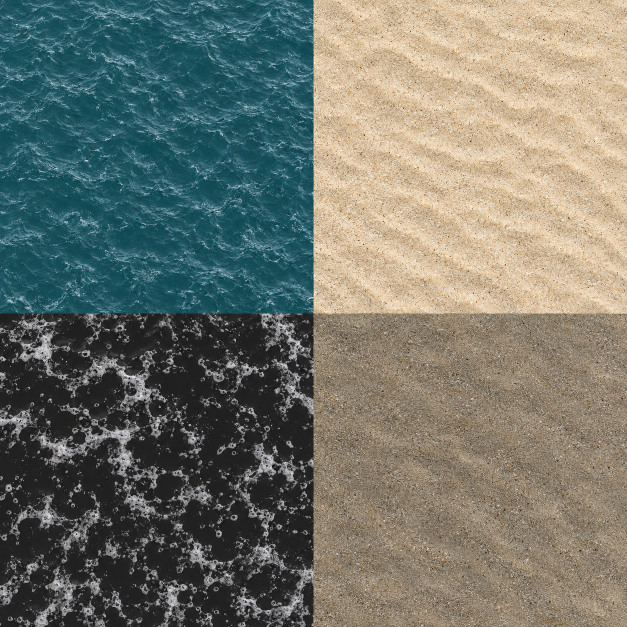
#> input picture assets/source/gpt_image/coastal_atlas.png, 1254 x 1254 px (shown at 1/2 size)
$ python build_coastal_assets.py
#> lines starting #> are read from the running program, lines starting #| are printed output that depends on the picture
### tools/build_assets.py
#!/usr/bin/env python3
"""Builds all runtime assets (GTEX textures, sprite index, font atlases, icon atlas) from sources.

  assets/source/higgsfield/*.png   AI generated sheets (GPT Image 2.5 via Higgsfield)
  tools/work/sprites/*             output of the spritebake tool (procedural 3D -> multi-direction sprites)
Outputs:
  assets/data/*.gtex               ASTC 6x6 compressed textures (packaged in the APK)
  assets/generated_rgba/data/*.gtex  raw RGBA fallbacks for desktop/headless testing (git-ignored)
"""
import argparse, os, sys, math, re, shutil
import numpy as np
from PIL import Image, ImageDraw, ImageFont, ImageFilter

sys.path.insert(0, os.path.dirname(__file__))
import gtex

ROOT = os.path.abspath(os.path.join(os.path.dirname(__file__), ".."))
SRC = os.path.join(ROOT, "assets/source/higgsfield")
OUT = os.path.join(ROOT, "assets/data")
OUT_RGBA = os.path.join(ROOT, "assets/generated_rgba/data")
SPR = os.path.join(ROOT, "tools/work/sprites")
os.makedirs(OUT, exist_ok=True)
os.makedirs(OUT_RGBA, exist_ok=True)

MAT_SIZE = 1024


# [5 lines left out: function load, not called in this run]


def cell(img, cols, rows, c, r, inset=10):
    w, h = img.size
    cw, ch = w / cols, h / rows
    return img.crop((int(c * cw + inset), int(r * ch + inset), int((c + 1) * cw - inset), int((r + 1) * ch - inset)))


def to_arr(img, size=MAT_SIZE):
    img = img.resize((size, size), Image.LANCZOS)
    a = np.asarray(img.convert("RGBA")).copy()
    a[..., 3] = 255
    return a


def seamless_blend(img):
    """Cross-fade the image with a half-shifted copy so opposite edges match (good for noise-like textures)."""
    a = np.asarray(img.convert("RGB")).astype(np.float32)
    h, w = a.shape[:2]
    shifted = np.roll(np.roll(a, h // 2, axis=0), w // 2, axis=1)
    y = np.abs(np.linspace(-1, 1, h))[:, None]
    x = np.abs(np.linspace(-1, 1, w))[None, :]
    # weight 1 at the centre of the original, 0 at the borders (where the shifted copy is continuous)
    wy = np.clip(1.0 - y, 0, 1) ** 0.9
    wx = np.clip(1.0 - x, 0, 1) ** 0.9
    m = (wy * wx)[..., None]
    m = np.clip(m * 1.35, 0, 1)
    out = a * m + shifted * (1 - m)
    return Image.fromarray(np.clip(out, 0, 255).astype(np.uint8))


# [5 lines left out: function seamless_mirror, not called in this run]


def fbm_tile(size, seed, octaves=5, persistence=0.55):
    rng = np.random.default_rng(seed)
    acc = np.zeros((size, size), np.float32)
    amp, total = 1.0, 0.0
    for o in range(octaves):
        n = 4 * 2 ** o
        base = rng.random((n, n)).astype(np.float32)
        img = Image.fromarray((np.tile(base, (3, 3)) * 255).astype(np.uint8)).resize((size * 3 * n // n, size * 3 * n // n), Image.BICUBIC)
        # take the central tile so the result is periodic
        arr = np.asarray(img).astype(np.float32) / 255.0
        s = arr.shape[0] // 3
        acc += amp * arr[s:2 * s, s:2 * s][:size, :size]
        total += amp
        amp *= persistence
    acc /= total
    return acc


# [42 lines left out: function proc_layer, not called in this run]


MATERIALS = [
    "asphalt", "asphalt_cracked", "sidewalk", "pedra_port", "grass", "dirt", "tile_floor", "garage_floor",
    "house_yellow", "house_blue", "house_brick", "house_modern", "apt_beige", "apt_green", "sobrado_pink", "apt_bands",
    "shop_posto", "shop_mercado", "shop_oficina", "roof_tile", "roof_fiber", "roof_laje", "roof_metal", "wall_paint",
    "concrete", "wall_dark", "white", "shelf", "wood", "metal", "sand", "water",
    "shop_padaria", "shop_ferragens", "shop_conveniencia", "foliage",
    "house_periferia_a", "house_periferia_b", "brick_raw", "apt_tower", "bark",
    "mud", "paver", "cobble", "dirt_road", "favela_wall", "tin", "rich_villa", "rich_tower",
]


# [62 lines left out: function material_layers, not called in this run]


# Per-layer surface response for the derived PBR maps: (normal strength, base roughness, roughness variation)
SURFACE = {
    "asphalt": (2.2, 0.82, 0.12), "asphalt_cracked": (2.8, 0.84, 0.12), "sidewalk": (2.4, 0.78, 0.12), "pedra_port": (3.2, 0.72, 0.16),
    "grass": (2.6, 0.95, 0.04), "dirt": (2.6, 0.92, 0.06), "tile_floor": (1.2, 0.32, 0.10), "garage_floor": (1.6, 0.62, 0.20),
    "roof_tile": (3.0, 0.70, 0.12), "roof_fiber": (2.4, 0.66, 0.10), "roof_laje": (2.0, 0.86, 0.08), "roof_metal": (2.0, 0.42, 0.18),
    "sand": (1.4, 0.92, 0.05), "water": (0.2, 0.08, 0.02), "foliage": (1.5, 0.75, 0.1), "bark": (2.8, 0.9, 0.08),
    "mud": (3.2, 0.55, 0.25), "paver": (2.8, 0.74, 0.14), "cobble": (3.4, 0.76, 0.14), "dirt_road": (2.4, 0.93, 0.05), "tin": (2.6, 0.5, 0.2),
    "wall_paint": (1.6, 0.86, 0.08), "concrete": (2.0, 0.88, 0.08), "wall_dark": (1.6, 0.84, 0.08), "white": (1.0, 0.62, 0.06),
    "shelf": (1.0, 0.55, 0.10), "wood": (1.8, 0.66, 0.12), "metal": (1.4, 0.38, 0.14),
}


# [19 lines left out: function _voronoi, not called in this run]


def micro_height(name, size, seed):
    """Authored micro relief (periodic) added on top of the height recovered from the albedo: aggregate, stucco grain,
    corrugation, wood grain, ripples... so each material has real surface structure at close range."""
    n1 = fbm_tile(size, seed, 4)
    n2 = fbm_tile(size, seed + 101, 3, 0.7)
    xx = np.arange(size, dtype=np.float32)[None, :] / size
    yy = np.arange(size, dtype=np.float32)[:, None] / size
    if name in ("asphalt", "asphalt_cracked", "garage_floor"):
        d, i = _voronoi(size, 56, seed)
        return (np.clip(1.0 - d * 1.7, 0, 1) ** 1.5 * (0.5 + i * 0.7)) * 0.9 + (n2 - 0.5) * 0.3
    if name in ("sidewalk", "pedra_port", "concrete", "roof_laje"):
        d, i = _voronoi(size, 90, seed)
        return (n1 - 0.5) * 0.5 + (np.clip(1.0 - d * 2.0, 0, 1) * 0.25 * i) + (n2 - 0.5) * 0.3
    if name in ("wall_paint", "wall_dark", "house_periferia_a", "house_periferia_b", "white"):
        return (n1 - 0.5) * 0.35 + (n2 - 0.5) * 0.35   # fine stucco grain
    if name in ("roof_tile",):
        return np.abs(np.sin(np.pi * xx * 10.0 + 0.4 * np.sin(yy * 6.2832 * 2))) ** 0.6 * 0.9 + (n2 - 0.5) * 0.2
    if name in ("roof_metal", "roof_fiber"):
        return (0.5 + 0.5 * np.sin(2 * np.pi * xx * 14.0)) * 0.9 + (n2 - 0.5) * 0.1
    if name == "metal":
        return np.sin(2 * np.pi * yy * 80.0 + n1 * 3.0) * 0.12 + (n2 - 0.5) * 0.1   # brushed
    if name in ("wood", "shelf"):
        return (0.5 + 0.5 * np.sin(2 * np.pi * (yy * 18.0 + n1 * 1.6))) * 0.5 + (n2 - 0.5) * 0.15
    if name == "sand":
        return (0.5 + 0.5 * np.sin(2 * np.pi * (yy * 9.0 + n1 * 0.8))) * 0.25 + (n2 - 0.5) * 0.35
    if name in ("grass",):
        g = fbm_tile(size, seed + 7, 5, 0.8)
        return (g - 0.5) * 0.9
    if name in ("bark",):
        return np.abs(np.sin(2 * np.pi * (xx * 14.0 + n1 * 1.5))) * 0.7
    if name in ("mud", "dirt_road"):
        d, i = _voronoi(size, 60, seed)
        return np.clip(1.0 - d * 1.4, 0, 1) * 0.5 + (n1 - 0.5) * 0.8
    if name == "tin":
        return (0.5 + 0.5 * np.sin(2 * np.pi * xx * 10.0)) * 0.9 + (n2 - 0.5) * 0.15
    if name in ("dirt",):
        d, i = _voronoi(size, 70, seed)
        return np.clip(1.0 - d * 1.5, 0, 1) * 0.5 + (n1 - 0.5) * 0.6
    if name in ("brick_raw", "house_brick"):
        return (n2 - 0.5) * 0.5
    return None


# metalness of the layers that are bare metal (the world shader reads the same table)
METAL_LAYERS = {"metal": 0.25, "roof_metal": 0.75, "tin": 0.6}


def derive_normal_rough(arr, name, size=512):
    """Height from luminance (high-passed so baked lighting does not become slopes) -> tangent-space normal,
    roughness from base + local detail, cavity from the height high-pass. Declared as derived, not scanned."""
    from scipy import ndimage
    strength, rbase, rvar = SURFACE.get(name, (1.4, 0.80, 0.10))   # facades / shop fronts default
    im = Image.fromarray(arr).convert("RGB").resize((size, size), Image.LANCZOS)
    f = np.asarray(im).astype(np.float32) / 255.0
    lum = f[..., 0] * 0.299 + f[..., 1] * 0.587 + f[..., 2] * 0.114
    low = ndimage.gaussian_filter(lum, 18, mode="wrap")
    h = ndimage.gaussian_filter(lum - low, 0.8, mode="wrap")
    mh = micro_height(name, size, 1000 + sum(ord(c) for c in name))
    if mh is not None:
        hs = float(np.std(h)) + 1e-4
        h = h + (mh - mh.mean()) * hs * 1.1
    dx = (np.roll(h, -1, 1) - np.roll(h, 1, 1)) * 0.5 * strength * (size / 64.0)
    dy = (np.roll(h, -1, 0) - np.roll(h, 1, 0)) * 0.5 * strength * (size / 64.0)
    nz = 1.0 / np.sqrt(dx * dx + dy * dy + 1.0)
    nx, ny = -dx * nz, dy * nz
    detail = ndimage.gaussian_filter(np.abs(lum - ndimage.gaussian_filter(lum, 3, mode="wrap")), 2, mode="wrap")
    detail = detail / max(1e-4, float(np.percentile(detail, 98)))
    rough = np.clip(rbase + rvar * (np.clip(detail, 0, 1) - 0.5) * 2.0 - 0.10 * (lum - lum.mean()), 0.08, 1.0)
    cav = np.clip(1.0 + (h / max(1e-4, float(np.percentile(np.abs(h), 97)))) * 0.35, 0.45, 1.0)
    out = np.stack([nx * 0.5 + 0.5, ny * 0.5 + 0.5, rough, cav], axis=-1)
    return (np.clip(out, 0, 1) * 255.0 + 0.5).astype(np.uint8)


# [254 lines left out: functions build_normals, build_materials, build_sprites, build_fonts, build_icons, build_ui_art, not called in this run]


# [11 lines that do not run on import are left out]

### tools/build_coastal_assets.py
#!/usr/bin/env python3
"""Update coastal GTEX layers, preserving every other compressed material byte.

Uses the existing texture atlas/mipmap/ASTC pipeline. Run after generating
assets/source/gpt_image/coastal_atlas.png. Quality here is ASTC encoder quality,
not an image-generation model setting.
"""
import argparse
import struct
from pathlib import Path
import numpy as np
from PIL import Image
import build_assets as assets
import gtex

ROOT = Path(__file__).resolve().parents[1]
NAMES = {30: ("sand", 1, 0), 31: ("water", 0, 0),
         40: ("foam", 0, 1), 41: ("sand_wet", 1, 1)}


def update(path, maps, quality):
    original = path.read_bytes()
    magic, fmt, width, height, layers, levels = struct.unpack_from("<4s5I", original)
    if magic != b"GTX1" or fmt not in (4, 5) or layers not in (40, 42):
        raise ValueError(f"Unexpected material format in {path}")
    block = 8 if fmt == 5 else 6
    chains = {layer: gtex.mip_chain(array, "color" if fmt == 5 else "linear")
              for layer, array in maps.items()}
    if any(array.shape != (height, width, 4) for array in maps.values()):
        raise ValueError("Replacement dimensions do not match GTEX")
    data = bytearray(b"GTX1" + struct.pack("<5I", fmt, width, height, 42, levels))
    offset = 24
    for mip in range(levels):
        mw, mh = max(1, width >> mip), max(1, height >> mip)
        stride = ((mw + block - 1) // block) * ((mh + block - 1) // block) * 16
        for layer in range(42):
            if layer in maps:
                data.extend(gtex.astc_compress(chains[layer][mip], quality, fmt == 5, block))
            else:
                if layer >= layers:
                    raise ValueError("Missing appended material")
                # Existing layers are retained verbatim; recompression is confined to the coast.
                start = offset + layer * stride
                data.extend(original[start:start + stride])
        offset += layers * stride
    if offset != len(original):
        raise ValueError("Truncated or unexpected GTEX payload")
    temp = path.with_suffix(".gtex.tmp")
    temp.write_bytes(data)
    temp.replace(path)
    print(f"Updated {path.name}: {layers} -> 42 layers; non-coastal layers preserved", flush=True)


if __name__ == "__main__":
    parser = argparse.ArgumentParser()
    parser.add_argument("--quality", choices=["fast", "medium", "thorough"], default="medium")
    args = parser.parse_args()
    atlas = Image.open(ROOT / "assets/source/gpt_image/coastal_atlas.png").convert("RGB")
#> atlas is the input picture: PIL image 1254x1254 RGB; mean R, G, B 114.6, 118.1, 108.4
    colors, normals = {}, {}
    for layer, (name, col, row) in NAMES.items():
        colors[layer] = assets.to_arr(assets.seamless_blend(assets.cell(atlas, 2, 2, col, row, inset=2)))
        normals[layer] = assets.derive_normal_rough(colors[layer], name)
#> this loop made 4 passes
#> hs in derive_normal_rough on pass 1: 0.0423
#> pass 1, in seamless_blend, `a = np.asarray(img.convert("RGB")).astype(np.float32)`:
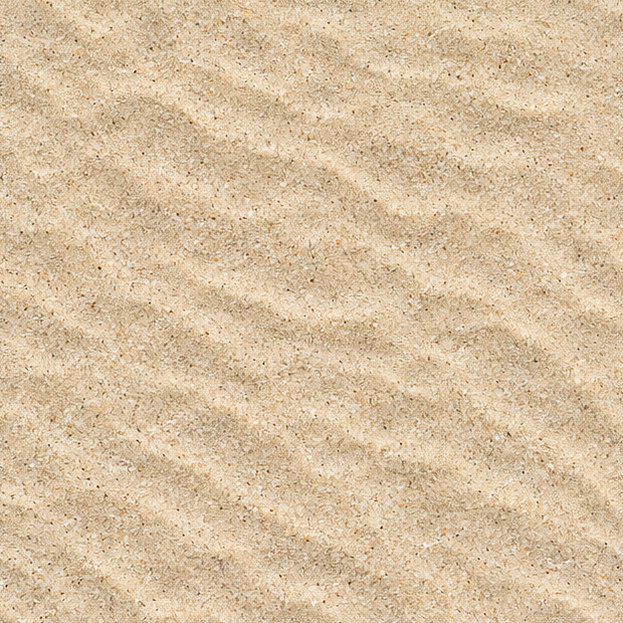
#> a: shape (623, 623, 3) float32; mean R, G, B 216.7, 192.9, 161.7
#> pass 1, in seamless_blend, `shifted = np.roll(np.roll(a, h // 2, axis=0), w // 2, axis=1)`:
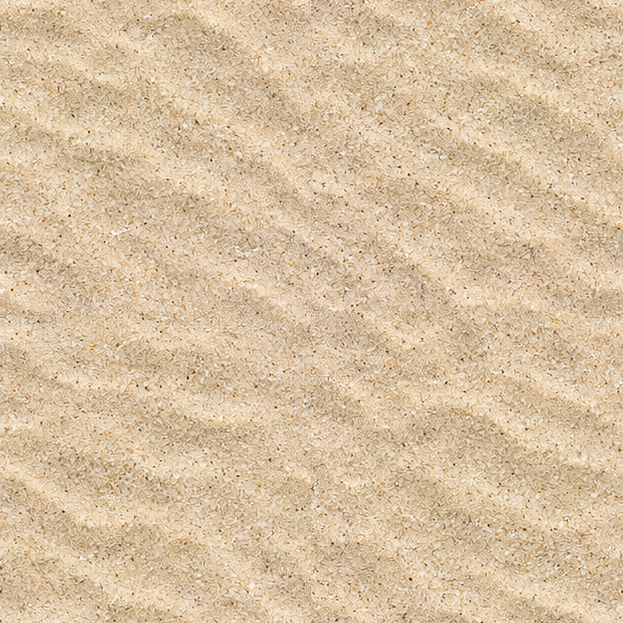
#> shifted: shape (623, 623, 3) float32; mean R, G, B 216.8, 192.9, 161.7
#> pass 1, in seamless_blend, `out = a * m + shifted * (1 - m)`:
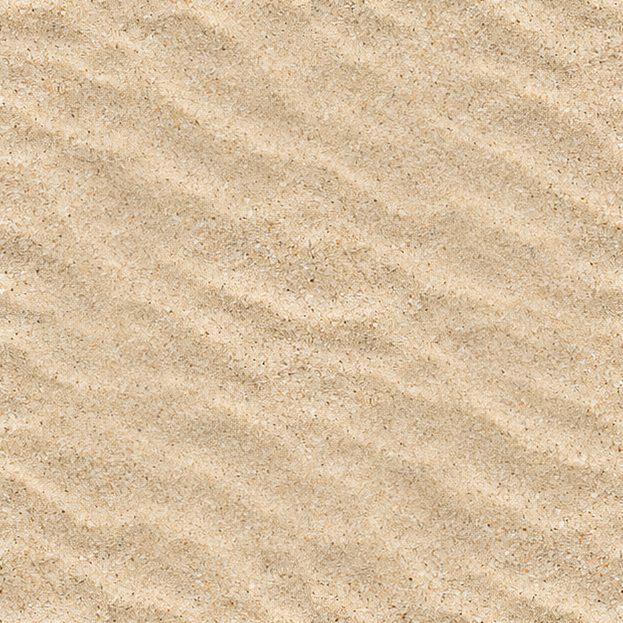
#> out: shape (623, 623, 3) float64; mean R, G, B 216.9, 192.9, 161.7
#> after the loop, colors = 4 items; normals = 4 items
    update(ROOT / "assets/data/materials.gtex", colors, args.quality)
#> (the run stopped early here; a loop or call above may not have finished)

$ run again, with assets/source/higgsfield/portraits.jpg saved as assets/source/gpt_image/coastal_atlas.png
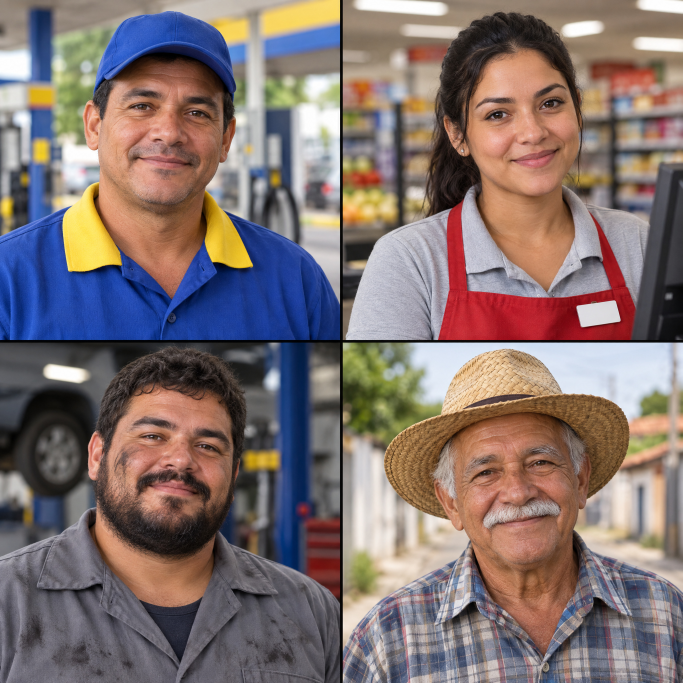
#> input picture assets/source/higgsfield/portraits.jpg, 2048 x 2048 px (shown at 1/3 size)
#> atlas is the input picture: PIL image 2048x2048 RGB; mean R, G, B 129.4, 113.6, 111.6
#> the loop `for layer, (name, col, row) in NAMES.items():` made 4 passes
#> hs in derive_normal_rough on pass 1: 0.101
#> pass 1, in seamless_blend, `shifted = np.roll(np.roll(a, h // 2, axis=0), w // 2, axis=1)`:
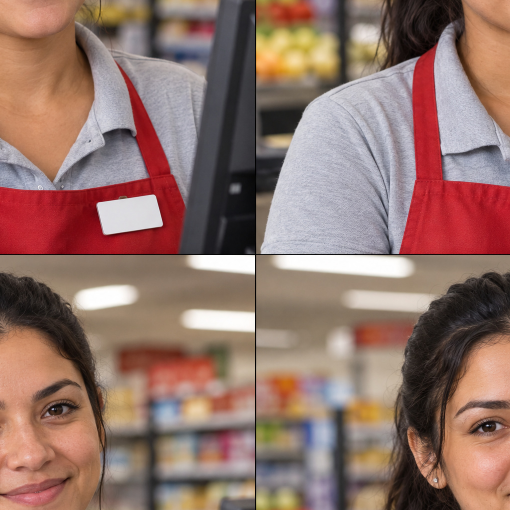
#> shifted: shape (1020, 1020, 3) float32 (shown at 1/2 size); mean R, G, B 147.1, 115.5, 106.1
#> pass 1, in seamless_blend, `out = a * m + shifted * (1 - m)`:
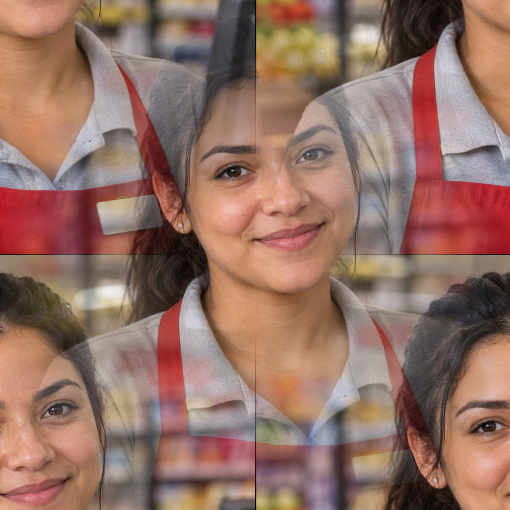
#> out: shape (1020, 1020, 3) float64 (shown at 1/2 size); mean R, G, B 148.9, 113.1, 101
#> after the loop `for layer, (name, col, row) in NAMES.items():`: colors = 4 items
